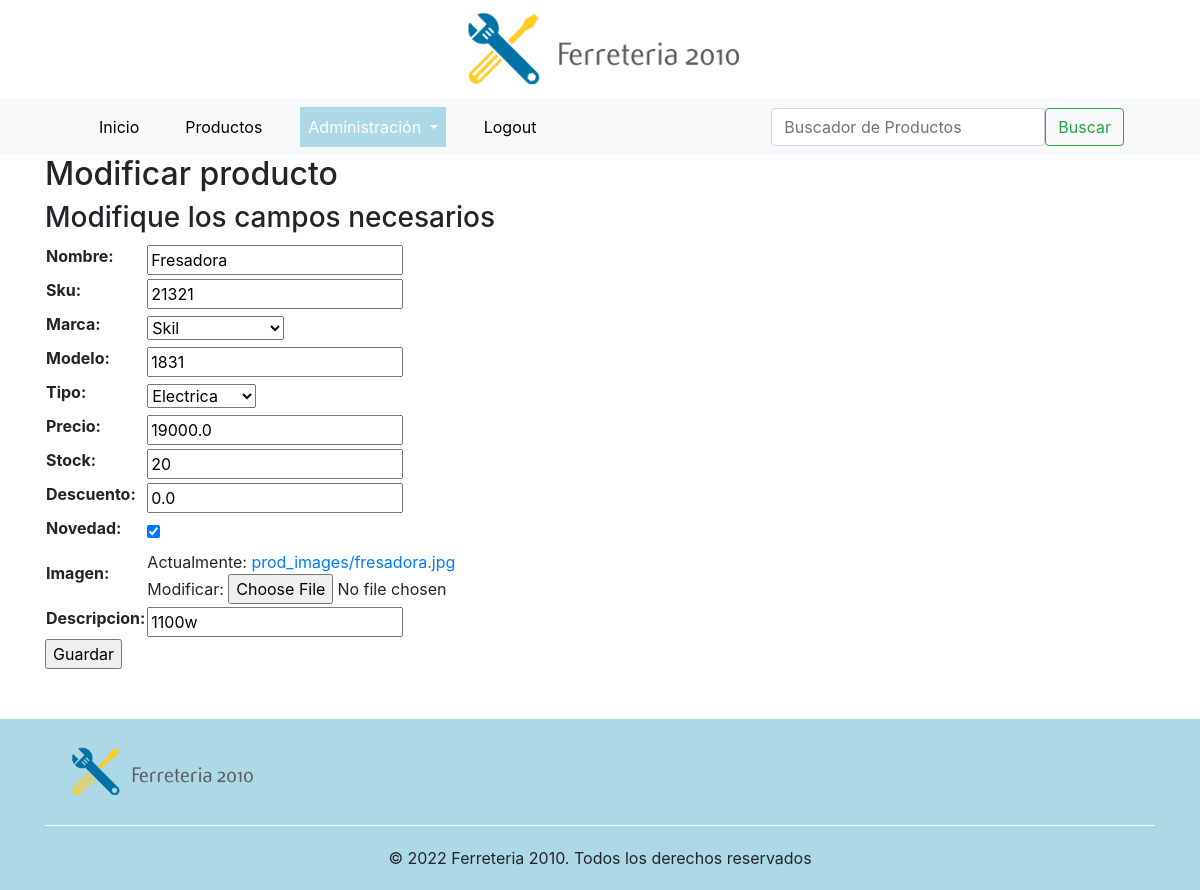
/productos/update-producto/17/ (signed in), run on an earlier commit of the app's database.
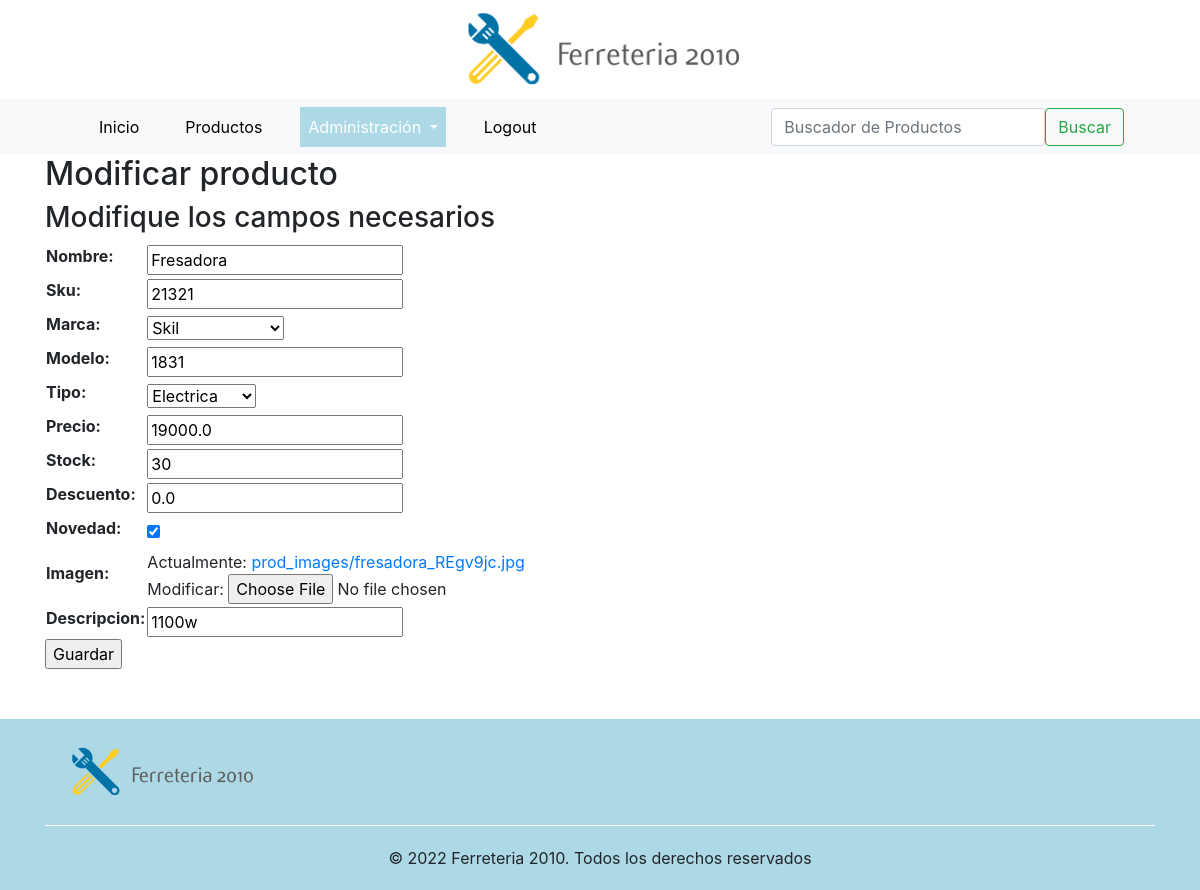
And on a later commit of the database.
### productos/models.py (models this page shows, shortened)
class Productos(models.Model):
    nombre = models.CharField(max_length=200)
    sku = models.CharField(max_length=100, unique=True)
    marca = models.ForeignKey(Marcas, on_delete=models.CASCADE, related_name='producto') # relacionada con el modelo Marcas
    modelo = models.CharField(max_length=100)
    tipo = models.ForeignKey(Tipo, on_delete=models.CASCADE, related_name='producto') # relacionada con el modelo Tipo
    precio = models.FloatField()
    stock = models.IntegerField()
    descuento = models.FloatField()
    novedad = models.BooleanField()
    imagen = models.ImageField(upload_to = 'prod_images', default='')
    descripcion = models.CharField(max_length=200, blank=True, default='')
    class Meta:
        verbose_name = 'Producto'
        verbose_name_plural = 'Productos'

class Marcas(models.Model):
    nombre = models.CharField(max_length=100, unique=True)
    descripcion = models.CharField(max_length=200, blank=True, default='')
    class Meta:
        verbose_name = 'Marca'
        verbose_name_plural = 'Marcas'
    def __str__(self):
        return self.nombre

### productos/views.py (the view, shortened to what this page needs)
# urls.py: path('update-producto/<int:pk>/', Update_product.as_view(), name='update_producto'),
class Update_product(LoginRequiredMixin, UpdateView):
    model = Productos
    template_name = 'products/update_producto.html'
    fields = '__all__'

### productos/models.py (called while the page is built)
    def __str__(self):
        return self.categoria

### templates/products/update_producto.html (shortened to what this page needs)
{% extends 'base.html' %}
{% load static %}
{% block nav_administracion_activo %}active{% endblock %}
{% block contenido %}
{% if form %}
    <h2>Modificar producto</h2>
    <h3>Modifique los campos necesarios</h3>
    <form action="" method="POST" enctype="multipart/form-data">
        <table>
            {{form.as_table}}
        </table>
        <input type="submit", value="Guardar">
    </form>
{% endif %}
{% endblock %}

What changed in the data, as far as the page shows it:
changed Productos "Skil": stock "20" → "30"
Also different on the page:
text no longer shown: "Nombre: Sku: Marca: Modelo: Tipo: Precio: Stock: Descuento: Novedad: Imagen: Actualmente: prod_images/fresadora.jpg Modificar: Descripcion:"
text now shown: "Nombre: Sku: Marca: Modelo: Tipo: Precio: Stock: Descuento: Novedad: Imagen: Actualmente: prod_images/fresadora_REgv9jc.jpg Modificar: Descripcion:"
